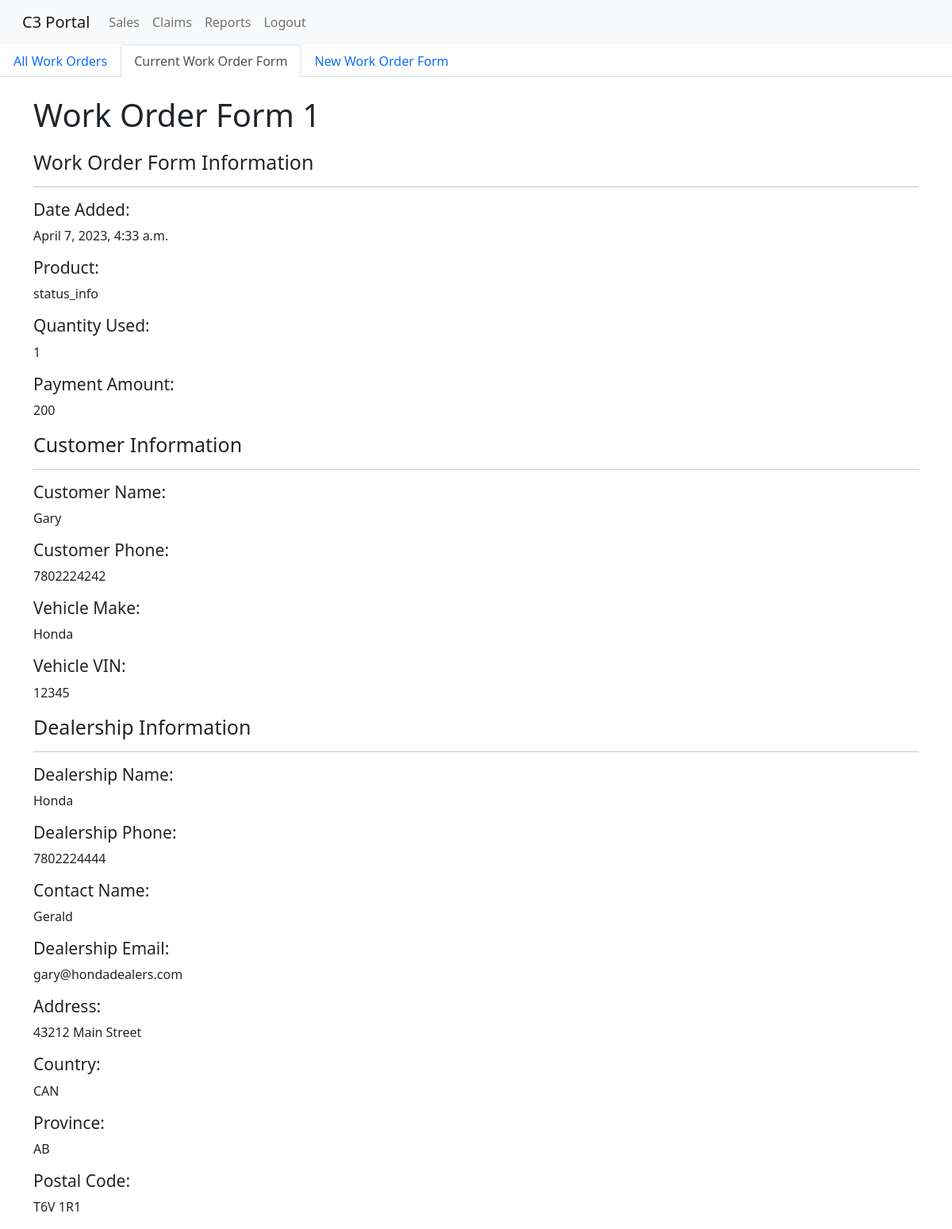
The app's page /work_order_forms/1/ (signed in) with its own data.
### web_app/models.py (models this page shows, shortened)
class Work_order_form(models.Model):
    work_order_form_number = models.AutoField(primary_key=True)
    date_added = models.DateTimeField(auto_now_add=True)
    product = models.CharField(max_length=200, default='Rust Protection')     #the product that is being sold EX: rust protection, VIN etching
    quantity_used = models.CharField(max_length=200, default=1)
    payment_amount = models.CharField(max_length=200, default=100)
    customer_name = models.CharField(max_length=200, default='Bob')
    customer_phone = models.CharField(max_length=200, default='7801234567')
    vehicle_make = models.CharField(max_length=200, default='Honda')
    vehicle_vin = models.CharField(max_length=200, default='11111')
    dealership_name = models.CharField(max_length=200, default = 'Toyota')
    dealership_phone = models.CharField(max_length=200, default = '7801234567')
    contact_name = models.CharField(max_length=200, default='Bob')
    dealership_email = models.CharField(max_length=200, default = 'dealership@gmail.com')
    address = models.CharField(max_length=200, default = '47 Wallabeye Way')
    country = models.CharField(max_length=200, default = 'Canada')
    province = models.CharField(max_length=200, default = 'Alberta')
    postal_code = models.CharField(max_length=200, default = 'T8V T9C')
    text = models.CharField(max_length=200)

### web_app/views.py (the view)
# urls.py: path('work_order_forms/<int:work_order_form_number>/', views.work_order_form, name='work_order_form'),   #page for specific work order form
@login_required
@permission_required("web_app.view_sale")
def work_order_form(request, work_order_form_number):
    myWorkOrderForm = get_object_or_404(Work_order_form, work_order_form_number=work_order_form_number)
    context = {'work_order_form': myWorkOrderForm}
    return render(request, 'web_app/work_order_form.html', context)

### web_app/templates/web_app/work_order_form.html
{% extends 'web_app/base.html' %}
{% block content %}
  <ul class="nav nav-tabs">
    <li class="nav-item" role="presentation">
      <a class="nav-link text-primary" href="{% url 'web_app:work_order_forms'%}">All Work Orders</a>
    </li>
    <li class="nav-item" role="presentation">
        <a class="nav-link active" href="{% url 'web_app:work_order_form' work_order_form.work_order_form_number %}">Current Work Order Form</a>
    </li>
    <li class="nav-item" role="presentation">
        <a class="nav-link" href="{% url 'web_app:new_work_order_form'%}">New Work Order Form</a>
    </li>
  </ul>
  <br>
  <div class="container">
    <h1>Work Order Form {{ work_order_form.work_order_form_number }}</h1>
    <h2 style="font-size: 25px; margin-top: 20px;">Work Order Form Information</h2>
    <hr>
    <div class="row">
      <div class="col-md-4">
        <h3 style="font-size: 21px;">Date Added:</h3>
        <p>{{ work_order_form.date_added }}</p>
        <h3 style="font-size: 21px;">Product:</h3>
        <p>{{ work_order_form.product }}</p>
        <h3 style="font-size: 21px;">Quantity Used:</h3>
        <p>{{ work_order_form.quantity_used }}</p>
        <h3 style="font-size: 21px;">Payment Amount:</h3>
        <p>{{ work_order_form.payment_amount }}</p>
      </div>
    </div>
    <h2 style="font-size: 25px;">Customer Information</h2>
    <hr>
    <div class="row">
      <div class="col-md-4">
        <h3 style="font-size: 21px;">Customer Name:</h3>
        <p>{{ work_order_form.customer_name }}</p>
        <h3 style="font-size: 21px;">Customer Phone:</h3>
        <p>{{ work_order_form.customer_phone }}</p>
        <h3 style="font-size: 21px;">Vehicle Make:</h3>
        <p>{{ work_order_form.vehicle_make }}</p>
        <h3 style="font-size: 21px;">Vehicle VIN:</h3>
        <p>{{ work_order_form.vehicle_vin }}</p>
      </div>
    </div>
    <h2 style="font-size: 25px;">Dealership Information</h2>
    <hr>
    <div class="row">
      <div class="col-md-4">
        <h3 style="font-size: 21px;">Dealership Name:</h3>
        <p>{{ work_order_form.dealership_name }}</p>
        <h3 style="font-size: 21px;">Dealership Phone:</h3>
        <p>{{ work_order_form.dealership_phone }}</p>
        <h3 style="font-size: 21px;">Contact Name:</h3>
        <p>{{ work_order_form.contact_name }}</p>
        <h3 style="font-size: 21px;">Dealership Email:</h3>
        <p>{{ work_order_form.dealership_email }}</p>
        <h3 style="font-size: 21px;">Address:</h3>
        <p>{{ work_order_form.address }}</p>
        <h3 style="font-size: 21px;">Country:</h3>
        <p>{{ work_order_form.country }}</p>
        <h3 style="font-size: 21px;">Province:</h3>
        <p>{{ work_order_form.province }}</p>
        <h3 style="font-size: 21px;">Postal Code:</h3>
        <p>{{ work_order_form.postal_code }}</p>
      </div>
    </div>
  </div>
{% endblock %}

### records on screen
Work_order_form: work_order_form_number "1", date_added "April 7, 2023, 4:33 a.m.", product "status_info", quantity_used "1", payment_amount "200", customer_name "Gary", customer_phone "7802224242", vehicle_make "Honda", vehicle_vin "12345", dealership_name "Honda", dealership_phone "7802224444", contact_name "Gerald", dealership_email "gary@hondadealers.com", address "43212 Main Street", country "CAN", province "AB", postal_code "T6V 1R1"
